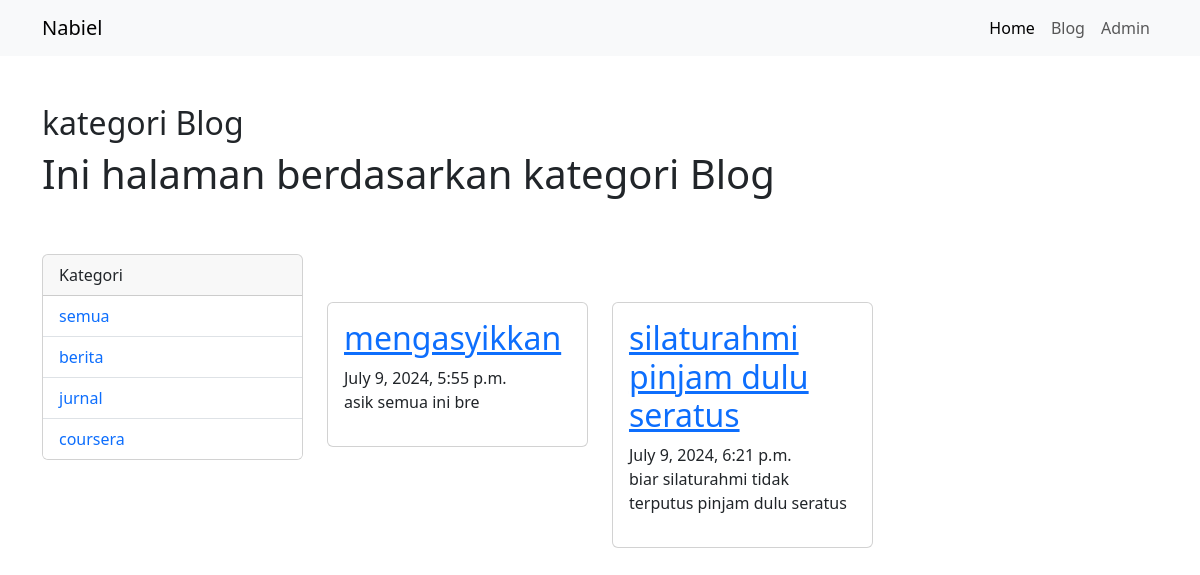
/blog/kategori/jurnal/, run on the app's committed database.
### blog/models.py (models this page shows, shortened)
class Kategori(models.Model):
    nama = models.CharField(max_length=255)
    slug_kat = models.SlugField(editable=False,blank=True)

class Artikel(models.Model):
    judul = models.CharField(max_length=255)
    isi = models.TextField()
    kategori = models.ForeignKey(Kategori,on_delete=models.CASCADE)
    slug_art = models.SlugField(editable=False,blank=True)
    pubdate = models.DateTimeField(auto_now_add=True)
    update = models.DateTimeField(auto_now=True)

### blog/views.py (the view)
# urls.py: path('kategori/<slug:kategoriInput>/',views.kategori_artikel,name='kategori'),
def kategori_artikel(request,kategoriInput):
    articles = Artikel.objects.filter(kategori__nama=kategoriInput)
    category = Artikel.objects.values('kategori__nama').distinct()
    context = {
        'Judul' : 'kategori Blog',
        'Heading' : 'Ini halaman berdasarkan kategori Blog',
        'Artikel' : articles,
        'Categories' : category,
    }
    return render(request,'blog/kategori.html',context)

### blog/templates/blog/kategori.html (shortened to what this page needs)
{% extends "base.html" %}
{% block title %}
<h2 class="mt-5">{{Judul}}</h2>
{% endblock title %}
{% block content %}
<h1>{{Heading}}</h1>
<div class="row">
    <div class="col-md-3 mt-5">
        <div class="card">
            <div class="card-header">
                Kategori
            </div>
            <ul class="list-group list-group-flush">
                <li class="list-group-item">
                    <a  class="text-decoration-none" href="{% url 'blog:index' %}">
                        semua
                    </a>
                </li>
                {% for kat in Categories %}
                <li class="list-group-item">
                    <a  class="text-decoration-none" href="{% url 'blog:kategori' kategoriInput=kat.kategori__nama %}">
                        {{kat.kategori__nama}}
                    </a>
                </li>
                {% endfor %}
            </ul>
        </div>
    </div>
    <div class="col-md-9 mt-5">
        <div class="row">
            {% for post in Artikel %}
            <div class="col-md-4 mt-5">
                <div class="card">
                    <div class="card-body">
                        <a href="{% url 'blog:detail' slugInput=post.slug_art %}">
                        <h2 class="card-title">{{post.judul}}</h2></a>
                        <span class="text-secondar">{{post.pubdate}}</span>
                        <p class="text-dark fst-normal">{{post.isi|truncatewords:20}}</p>
                    </div>
                </div>
            </div>
            {% endfor %}
        </div>
    </div>
</div>
{% endblock content %}

### data on the page
Kategori: kategori__nama "berita"
Kategori: kategori__nama "jurnal"
Kategori: kategori__nama "coursera"
Artikel: judul "mengasyikkan", pubdate "July 9, 2024, 5:55 p.m.", isi "asik semua ini bre"
Artikel: judul "silaturahmi pinjam dulu seratus", pubdate "July 9, 2024, 6:21 p.m.", isi "biar silaturahmi tidak terputus pinjam dulu seratus"

### other printed values
{{ Judul }} "kategori Blog"
{{ Heading }} "Ini halaman berdasarkan kategori Blog"
